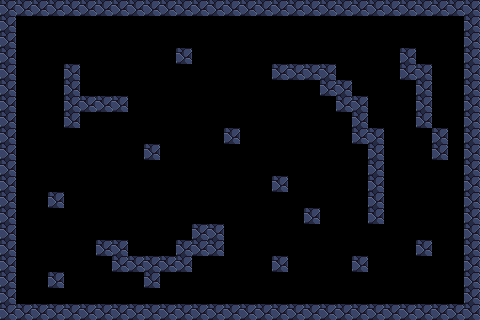

This game map was drawn from its Tiled (.tmx) file and the tilesets committed beside it. A one-line description and the full map source follow:
An orthogonal 30x20 tile map with 16x16 px tiles, 1 tile layer (Tile Layer 1).

<map version="1.10" tiledversion="1.12.0" orientation="orthogonal" renderorder="right-down" width="30" height="20" tilewidth="16" tileheight="16" infinite="0" nextlayerid="2" nextobjectid="1">
 <tileset firstgid="1" source="MainTileset.tsx" />
 <layer id="1" name="Tile Layer 1" width="30" height="20">
  <data encoding="csv">
1,1,1,1,1,1,1,1,1,1,1,1,1,1,1,1,1,1,1,1,1,1,1,1,1,1,1,1,1,1,
1,0,0,0,0,0,0,0,0,0,0,0,0,0,0,0,0,0,0,0,0,0,0,0,0,0,0,0,0,1,
1,0,0,0,0,0,0,0,0,0,0,0,0,0,0,0,0,0,0,0,0,0,0,0,0,0,0,0,0,1,
1,0,0,0,0,0,0,0,0,0,0,1,0,0,0,0,0,0,0,0,0,0,0,0,0,1,0,0,0,1,
1,0,0,0,1,0,0,0,0,0,0,0,0,0,0,0,0,1,1,1,1,0,0,0,0,1,1,0,0,1,
1,0,0,0,1,0,0,0,0,0,0,0,0,0,0,0,0,0,0,0,1,1,0,0,0,0,1,0,0,1,
1,0,0,0,1,1,1,1,0,0,0,0,0,0,0,0,0,0,0,0,0,1,1,0,0,0,1,0,0,1,
1,0,0,0,1,0,0,0,0,0,0,0,0,0,0,0,0,0,0,0,0,0,1,0,0,0,1,0,0,1,
1,0,0,0,0,0,0,0,0,0,0,0,0,0,1,0,0,0,0,0,0,0,1,1,0,0,0,1,0,1,
1,0,0,0,0,0,0,0,0,1,0,0,0,0,0,0,0,0,0,0,0,0,0,1,0,0,0,1,0,1,
1,0,0,0,0,0,0,0,0,0,0,0,0,0,0,0,0,0,0,0,0,0,0,1,0,0,0,0,0,1,
1,0,0,0,0,0,0,0,0,0,0,0,0,0,0,0,0,1,0,0,0,0,0,1,0,0,0,0,0,1,
1,0,0,1,0,0,0,0,0,0,0,0,0,0,0,0,0,0,0,0,0,0,0,1,0,0,0,0,0,1,
1,0,0,0,0,0,0,0,0,0,0,0,0,0,0,0,0,0,0,1,0,0,0,1,0,0,0,0,0,1,
1,0,0,0,0,0,0,0,0,0,0,0,1,1,0,0,0,0,0,0,0,0,0,0,0,0,0,0,0,1,
1,0,0,0,0,0,1,1,0,0,0,1,1,1,0,0,0,0,0,0,0,0,0,0,0,0,1,0,0,1,
1,0,0,0,0,0,0,1,1,1,1,1,0,0,0,0,0,1,0,0,0,0,1,0,0,0,0,0,0,1,
1,0,0,1,0,0,0,0,0,1,0,0,0,0,0,0,0,0,0,0,0,0,0,0,0,0,0,0,0,1,
1,0,0,0,0,0,0,0,0,0,0,0,0,0,0,0,0,0,0,0,0,0,0,0,0,0,0,0,0,1,
1,1,1,1,1,1,1,1,1,1,1,1,1,1,1,1,1,1,1,1,1,1,1,1,1,1,1,1,1,1
</data>
 </layer>
</map>
